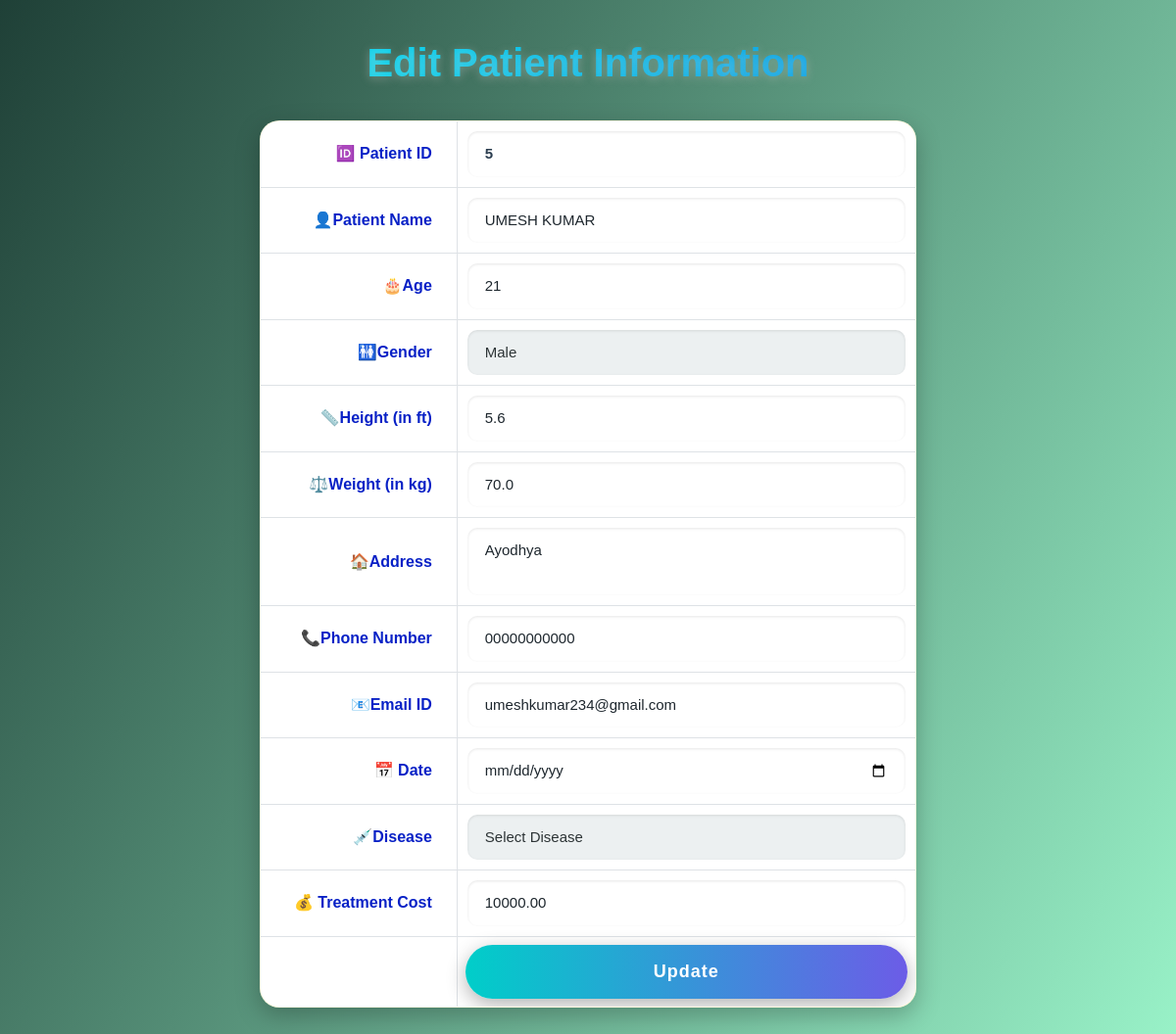
The page /edit/5/ on the database its author committed.
### myapp/models.py (models this page shows, shortened)
class Patient(models.Model):
    patient_id = models.AutoField(primary_key=True)         # Primary key field
    name = models.CharField(max_length=100)                  # Patient Name (as used in template & views)
    age = models.IntegerField()                              # Age (instead of 'agc' - template has 'Age')
    gender = models.CharField(max_length=10)                 # Gender
    height = models.FloatField()                              # Height in ft
    weight = models.FloatField()                              # Weight in kg
    address = models.TextField()                              # Address
    phone = models.CharField(max_length=15)                  # Phone Number
    email = models.EmailField()                               # Email Id
    date = models.DateField()                                 # Date
    disease = models.CharField(max_length=100, blank=True)   # Disease (optional)
    cost = models.DecimalField(max_digits=10, decimal_places=2, default=0)  # Treatment cost (optional)

### myapp/views.py (the view)
# urls.py: path('edit/<int:patient_id>/', views.edit_patient, name='edit_patient'),
def edit_patient(request, patient_id):
    patient = get_object_or_404(Patient, patient_id=patient_id)  # id -> patient_id
    return render(request, "edit.html", {"patient": patient})

### myapp/templates/edit.html (shortened to what this page needs)
<!doctype html>
<html lang="en">
  <head>
    <link href="https://cdn.jsdelivr.net/npm/bootstrap@5.3.3/dist/css/bootstrap.min.css" rel="stylesheet">
  </head>
  <body>
    <div class="container">
      <div class="row">
        <div class="col-sm-12">
          <h2 style="color: green; text-align: center;">Edit Patient Information</h2>
          <form class="form-group" action="{% url 'update_patient' %}" method="post">
            <table class="table table-bordered" style="margin: auto; width: 60%;">
              <tr>
              <td>🆔 Patient ID</td>
                <td>
                  <input type="number" name="patient_id" class="form-control" value="{{ patient.patient_id }}"readonly />
                  </td>
                </tr>
              <tr>
                <td>👤Patient Name</td>
                <td><input type="text" name="name" class="form-control" value="{{ patient.name }}" required></td>
              </tr>
              <tr>
                <td>🎂Age</td>
                <td><input type="number" name="age" class="form-control" value="{{ patient.age }}" required></td>
              </tr>
              <tr>
                <td>🚻Gender</td>
                <td>
                  <select name="gender" class="form-control" required>
                    <option value="Male" {% if patient.gender == 'Male' %}selected{% endif %}>Male</option>
                  </select>
                </td>
              </tr>
              <tr>
                <td>📏Height (in ft)</td>
                <td><input type="number" step="0.1" name="height" class="form-control" value="{{ patient.height }}" required></td>
              </tr>
              <tr>
                <td>⚖️Weight (in kg)</td>
                <td><input type="number" step="0.1" name="weight" class="form-control" value="{{ patient.weight }}" required></td>
              </tr>
              <tr>
                <td>🏠Address</td>
                <td><textarea name="address" class="form-control" rows="2" required>{{ patient.address }}</textarea></td>
              </tr>
              <tr>
                <td>📞Phone Number</td>
                <td><input type="tel" name="phone" class="form-control" value="{{ patient.phone }}" required></td>
              </tr>
              <tr>
                <td>📧Email ID</td>
                <td><input type="email" name="email" class="form-control" value="{{ patient.email }}" required></td>
              </tr>
              <tr>
                <td>📅 Date</td>
                <td><input type="date" name="date" class="form-control" value="{{ patient.date }}" required></td>
              </tr>
              <tr>
              <tr>
                <td>💉Disease</td>
                <td>
                  <select name="disease" class="form-control" required>
                    <option value="">Select Disease</option>
                  </select>
                </td>
              <tr>
                <td>💰 Treatment Cost</td>
                <td><input type="number" name="cost" class="form-control" value="{{ patient.cost }}" required /></td>
              </tr>
              </tr>
                <td></td>
                <td><button type="submit" class="btn btn-success">Update</button></td>
              </tr>
            </table>
          </form>
        </div>
      </div>
    </div>
  </body>
</html>

### myapp/templates/edit.html (style rules this page uses)
body { background: linear-gradient(120deg, #1f4037, #99f2c8); font-family: 'Quicksand', sans-serif; color: #fff; padding: 40px 0; animation: fadeIn 1.5s ease-in-out; }
h2 { color: #ffffff; font-weight: 700; font-size: 2.5rem; margin-bottom: 35px; text-shadow: 0 2px 10px rgba(206, 201, 201, 0.4); background: linear-gradient(to right, #06f8f4, #0984e3); -webkit-background-clip: text; -webkit-text-fill-color: transparent; }
table { background: linear-gradient(to bottom right, #fffbe6, #fff3d9); border-radius: 20px; overflow: hidden; padding: 20px; box-shadow: 0 8px 24px rgba(0, 0, 0, 0.25); backdrop-filter: blur(5px); border: 1px solid rgba(255, 255, 255, 0.1); }
td { padding: 15px; vertical-align: middle; color: #2c3e50; font-size: 16px; font-weight: 500; }
td:first-child { width: 30%; text-align: right; padding-right: 25px; color: #0821c6; font-weight: 600; }
td:last-child { width: 70%; }
.form-control { border-radius: 12px; border: 2px solid rgba(255, 255, 255, 0.3); transition: all 0.4s ease; padding: 12px 18px; font-weight: 500; background-color: rgba(255, 255, 255, 0.25); color: #1e272e; backdrop-filter: blur(6px); font-size: 15px; box-shadow: inset 0 1px 3px rgba(0,0,0,0.1); }
input[readonly] { background-color: rgba(255, 255, 255, 0.3); font-weight: bold; color: #2c3e50; cursor: not-allowed; }
.form-control::placeholder { color: rgba(255, 255, 255, 0.5); }
textarea.form-control { resize: none; }
select.form-control { color: #2d3436; background-color: #ecf0f1; }
select.form-control option { color: #2d3436; }
button.btn-success { width: 100%; background: linear-gradient(to right, #00cec9, #6c5ce7); border: none; padding: 14px; font-size: 18px; font-weight: bold; border-radius: 30px; color: white; transition: all 0.3s ease-in-out; box-shadow: 0 6px 20px rgba(0, 0, 0, 0.3); letter-spacing: 1px; }

### rows shown on the page
Patient: patient_id "5", name "UMESH KUMAR", age "21", gender "Male", height "5.6", weight "70.0", address "Ayodhya", phone "00000000000", email "umeshkumar234@gmail.com", cost "10000.00"
